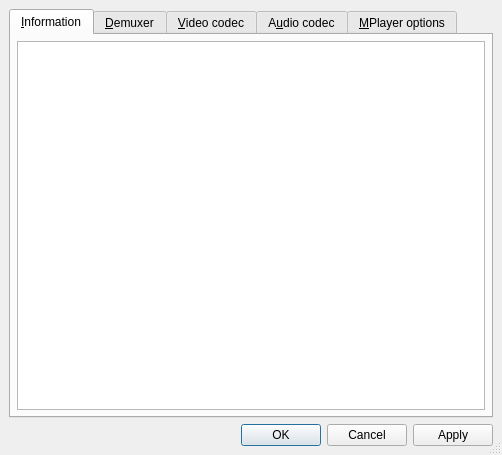
<ui version="4.0" >
 <author>Ricardo Villalba</author>
 <class>FilePropertiesDialog</class>
 <widget class="QDialog" name="FilePropertiesDialog" >
  <property name="geometry" >
   <rect>
    <x>0</x>
    <y>0</y>
    <width>502</width>
    <height>455</height>
   </rect>
  </property>
  <property name="windowTitle" >
   <string>SMPlayer2 - File properties</string>
  </property>
  <property name="sizeGripEnabled" >
   <bool>true</bool>
  </property>
  <layout class="QVBoxLayout" >
   <property name="margin" >
    <number>9</number>
   </property>
   <property name="spacing" >
    <number>6</number>
   </property>
   <item>
    <widget class="QTabWidget" name="tabWidget" >
     <property name="currentIndex" >
      <number>0</number>
     </property>
     <widget class="QWidget" name="info_page" >
      <attribute name="title" >
       <string>&amp;Information</string>
      </attribute>
      <layout class="QGridLayout" >
       <property name="margin" >
        <number>6</number>
       </property>
       <property name="spacing" >
        <number>6</number>
       </property>
       <item row="0" column="0" >
        <widget class="QTextEdit" name="info_edit" >
         <property name="readOnly" >
          <bool>true</bool>
         </property>
        </widget>
       </item>
      </layout>
     </widget>
     <widget class="QWidget" name="demuxer_page" >
      <attribute name="title" >
       <string>&amp;Demuxer</string>
      </attribute>
      <layout class="QVBoxLayout" >
       <property name="margin" >
        <number>6</number>
       </property>
       <property name="spacing" >
        <number>6</number>
       </property>
       <item>
        <widget class="QLabel" name="textLabel2" >
         <property name="text" >
          <string>&amp;Select the demuxer that will be used for this file:</string>
         </property>
         <property name="wordWrap" >
          <bool>false</bool>
         </property>
         <property name="buddy" >
          <cstring>demuxer_listbox</cstring>
         </property>
        </widget>
       </item>
       <item>
        <widget class="QListWidget" name="demuxer_listbox" />
       </item>
       <item>
        <layout class="QHBoxLayout" >
         <property name="margin" >
          <number>0</number>
         </property>
         <property name="spacing" >
          <number>6</number>
         </property>
         <item>
          <spacer>
           <property name="orientation" >
            <enum>Qt::Horizontal</enum>
           </property>
           <property name="sizeType" >
            <enum>QSizePolicy::Expanding</enum>
           </property>
           <property name="sizeHint" >
            <size>
             <width>241</width>
             <height>41</height>
            </size>
           </property>
          </spacer>
         </item>
         <item>
          <widget class="QPushButton" name="resetDemuxerButton" >
           <property name="text" >
            <string>&amp;Reset</string>
           </property>
          </widget>
         </item>
        </layout>
       </item>
      </layout>
     </widget>
     <widget class="QWidget" name="vc_page" >
      <attribute name="title" >
       <string>&amp;Video codec</string>
      </attribute>
      <layout class="QVBoxLayout" >
       <property name="margin" >
        <number>6</number>
       </property>
       <property name="spacing" >
        <number>6</number>
       </property>
       <item>
        <widget class="QLabel" name="textLabel3" >
         <property name="text" >
          <string>&amp;Select the video codec:</string>
         </property>
         <property name="wordWrap" >
          <bool>false</bool>
         </property>
         <property name="buddy" >
          <cstring>vc_listbox</cstring>
         </property>
        </widget>
       </item>
       <item>
        <widget class="QListWidget" name="vc_listbox" />
       </item>
       <item>
        <layout class="QHBoxLayout" >
         <property name="margin" >
          <number>0</number>
         </property>
         <property name="spacing" >
          <number>6</number>
         </property>
         <item>
          <spacer>
           <property name="orientation" >
            <enum>Qt::Horizontal</enum>
           </property>
           <property name="sizeType" >
            <enum>QSizePolicy::Expanding</enum>
           </property>
           <property name="sizeHint" >
            <size>
             <width>241</width>
             <height>41</height>
            </size>
           </property>
          </spacer>
         </item>
         <item>
          <widget class="QPushButton" name="resetVCButton" >
           <property name="text" >
            <string>&amp;Reset</string>
           </property>
          </widget>
         </item>
        </layout>
       </item>
      </layout>
     </widget>
     <widget class="QWidget" name="ac_page" >
      <attribute name="title" >
       <string>A&amp;udio codec</string>
      </attribute>
      <layout class="QVBoxLayout" >
       <property name="margin" >
        <number>6</number>
       </property>
       <property name="spacing" >
        <number>6</number>
       </property>
       <item>
        <widget class="QLabel" name="textLabel4" >
         <property name="text" >
          <string>&amp;Select the audio codec:</string>
         </property>
         <property name="wordWrap" >
          <bool>false</bool>
         </property>
         <property name="buddy" >
          <cstring>ac_listbox</cstring>
         </property>
        </widget>
       </item>
       <item>
        <widget class="QListWidget" name="ac_listbox" />
       </item>
       <item>
        <layout class="QHBoxLayout" >
         <property name="margin" >
          <number>0</number>
         </property>
         <property name="spacing" >
          <number>6</number>
         </property>
         <item>
          <spacer>
           <property name="orientation" >
            <enum>Qt::Horizontal</enum>
           </property>
           <property name="sizeType" >
            <enum>QSizePolicy::Expanding</enum>
           </property>
           <property name="sizeHint" >
            <size>
             <width>241</width>
             <height>41</height>
            </size>
           </property>
          </spacer>
         </item>
         <item>
          <widget class="QPushButton" name="resetACButton" >
           <property name="text" >
            <string>&amp;Reset</string>
           </property>
          </widget>
         </item>
        </layout>
       </item>
      </layout>
     </widget>
     <widget class="QWidget" name="options_page" >
      <attribute name="title" >
       <string>&amp;MPlayer options</string>
      </attribute>
      <layout class="QVBoxLayout" >
       <property name="margin" >
        <number>9</number>
       </property>
       <property name="spacing" >
        <number>6</number>
       </property>
       <item>
        <widget class="QGroupBox" name="groupBox" >
         <property name="title" >
          <string>Additional Options for MPlayer</string>
         </property>
         <layout class="QVBoxLayout" >
          <property name="margin" >
           <number>9</number>
          </property>
          <property name="spacing" >
           <number>6</number>
          </property>
          <item>
           <widget class="QLabel" name="textLabel3_2" >
            <property name="text" >
             <string>Here you can pass extra options to MPlayer.
Write them separated by spaces.
Example: -flip -nosound</string>
            </property>
            <property name="alignment" >
             <set>Qt::AlignVCenter</set>
            </property>
            <property name="wordWrap" >
             <bool>false</bool>
            </property>
           </widget>
          </item>
          <item>
           <layout class="QHBoxLayout" >
            <property name="margin" >
             <number>0</number>
            </property>
            <property name="spacing" >
             <number>6</number>
            </property>
            <item>
             <widget class="QLabel" name="textLabel1_3" >
              <property name="text" >
               <string>&amp;Options:</string>
              </property>
              <property name="wordWrap" >
               <bool>false</bool>
              </property>
              <property name="buddy" >
               <cstring>mplayer_args_edit</cstring>
              </property>
             </widget>
            </item>
            <item>
             <widget class="QLineEdit" name="mplayer_args_edit" />
            </item>
           </layout>
          </item>
          <item>
           <widget class="Line" name="line2" >
            <property name="sizePolicy" >
             <sizepolicy>
              <hsizetype>7</hsizetype>
              <vsizetype>0</vsizetype>
              <horstretch>0</horstretch>
              <verstretch>0</verstretch>
             </sizepolicy>
            </property>
            <property name="frameShape" >
             <enum>QFrame::HLine</enum>
            </property>
            <property name="frameShadow" >
             <enum>QFrame::Sunken</enum>
            </property>
            <property name="orientation" >
             <enum>Qt::Horizontal</enum>
            </property>
           </widget>
          </item>
          <item>
           <widget class="QLabel" name="textLabel4_2" >
            <property name="text" >
             <string>You can also pass additional video filters.
Separate them with ",". Do not use spaces!
Example: scale=512:-2,eq2=1.1</string>
            </property>
            <property name="alignment" >
             <set>Qt::AlignVCenter</set>
            </property>
            <property name="wordWrap" >
             <bool>false</bool>
            </property>
           </widget>
          </item>
          <item>
           <layout class="QHBoxLayout" >
            <property name="margin" >
             <number>0</number>
            </property>
            <property name="spacing" >
             <number>6</number>
            </property>
            <item>
             <widget class="QLabel" name="textLabel2_3" >
              <property name="text" >
               <string>V&amp;ideo filters:</string>
              </property>
              <property name="wordWrap" >
               <bool>false</bool>
              </property>
              <property name="buddy" >
               <cstring>mplayer_vfilters_edit</cstring>
              </property>
             </widget>
            </item>
            <item>
             <widget class="QLineEdit" name="mplayer_vfilters_edit" />
            </item>
           </layout>
          </item>
          <item>
           <widget class="Line" name="line3" >
            <property name="sizePolicy" >
             <sizepolicy>
              <hsizetype>7</hsizetype>
              <vsizetype>0</vsizetype>
              <horstretch>0</horstretch>
              <verstretch>0</verstretch>
             </sizepolicy>
            </property>
            <property name="frameShape" >
             <enum>QFrame::HLine</enum>
            </property>
            <property name="frameShadow" >
             <enum>QFrame::Sunken</enum>
            </property>
            <property name="orientation" >
             <enum>Qt::Horizontal</enum>
            </property>
           </widget>
          </item>
          <item>
           <widget class="QLabel" name="textLabel5_2" >
            <property name="text" >
             <string>And finally audio filters. Same rule as for video filters.
Example: resample=44100:0:0,volnorm</string>
            </property>
            <property name="alignment" >
             <set>Qt::AlignVCenter</set>
            </property>
            <property name="wordWrap" >
             <bool>false</bool>
            </property>
           </widget>
          </item>
          <item>
           <layout class="QHBoxLayout" >
            <property name="margin" >
             <number>0</number>
            </property>
            <property name="spacing" >
             <number>6</number>
            </property>
            <item>
             <widget class="QLabel" name="textLabel3_3" >
              <property name="text" >
               <string>Audio &amp;filters:</string>
              </property>
              <property name="wordWrap" >
               <bool>false</bool>
              </property>
              <property name="buddy" >
               <cstring>mplayer_afilters_edit</cstring>
              </property>
             </widget>
            </item>
            <item>
             <widget class="QLineEdit" name="mplayer_afilters_edit" />
            </item>
           </layout>
          </item>
          <item>
           <spacer>
            <property name="orientation" >
             <enum>Qt::Vertical</enum>
            </property>
            <property name="sizeHint" >
             <size>
              <width>20</width>
              <height>40</height>
             </size>
            </property>
           </spacer>
          </item>
         </layout>
        </widget>
       </item>
      </layout>
     </widget>
    </widget>
   </item>
   <item>
    <widget class="QDialogButtonBox" name="buttonBox" >
     <property name="orientation" >
      <enum>Qt::Horizontal</enum>
     </property>
     <property name="standardButtons" >
      <set>QDialogButtonBox::Apply|QDialogButtonBox::Cancel|QDialogButtonBox::NoButton|QDialogButtonBox::Ok</set>
     </property>
    </widget>
   </item>
  </layout>
 </widget>
 <layoutdefault spacing="6" margin="11" />
 <tabstops>
  <tabstop>tabWidget</tabstop>
  <tabstop>info_edit</tabstop>
  <tabstop>buttonBox</tabstop>
  <tabstop>demuxer_listbox</tabstop>
  <tabstop>resetDemuxerButton</tabstop>
  <tabstop>vc_listbox</tabstop>
  <tabstop>resetVCButton</tabstop>
  <tabstop>ac_listbox</tabstop>
  <tabstop>resetACButton</tabstop>
  <tabstop>mplayer_args_edit</tabstop>
  <tabstop>mplayer_vfilters_edit</tabstop>
  <tabstop>mplayer_afilters_edit</tabstop>
 </tabstops>
 <resources/>
 <connections>
  <connection>
   <sender>buttonBox</sender>
   <signal>accepted()</signal>
   <receiver>FilePropertiesDialog</receiver>
   <slot>accept()</slot>
   <hints>
    <hint type="sourcelabel" >
     <x>267</x>
     <y>468</y>
    </hint>
    <hint type="destinationlabel" >
     <x>267</x>
     <y>246</y>
    </hint>
   </hints>
  </connection>
  <connection>
   <sender>buttonBox</sender>
   <signal>rejected()</signal>
   <receiver>FilePropertiesDialog</receiver>
   <slot>reject()</slot>
   <hints>
    <hint type="sourcelabel" >
     <x>267</x>
     <y>468</y>
    </hint>
    <hint type="destinationlabel" >
     <x>267</x>
     <y>246</y>
    </hint>
   </hints>
  </connection>
 </connections>
</ui>
